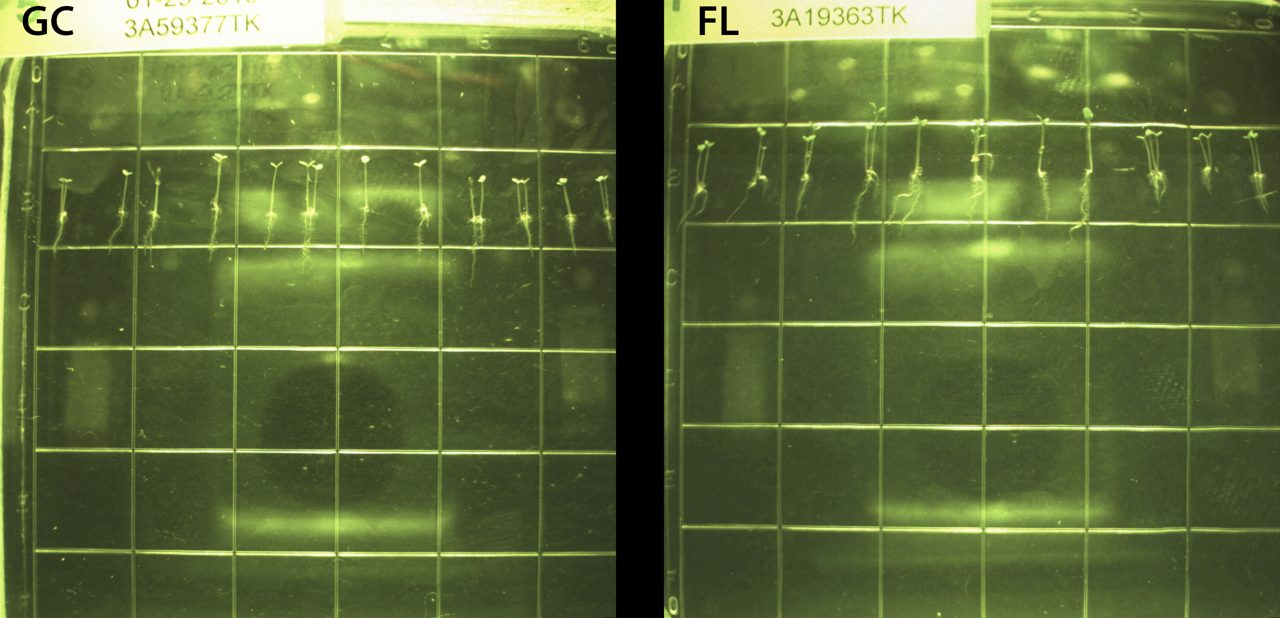
#> input picture samples/images/2010_1st.jpg, 1280 x 618 px
$ python grid_remove.py ../samples/images/2010_1st.jpg ../samples/images/2010_2nd.jpg
#> lines starting #> are read from the running program, lines starting #| are printed output that depends on the picture; after the words box and inside, x2 and y2 are one past the last pixel; in counts of white or black regions, pixels touching at a corner belong together
#> further down, arr is the input picture: shape (618, 1280, 3); mean R, G, B 93.6, 107.6, 58.1
"""Reference implementation of AstroRoot's plate-grid remover (developed on the ABRS data).
The browser version in app.js (removeGrid/removeGridCore) is a direct port of this.

Method: white top-hat isolates thin bright features; a directional grayscale opening keeps only
the long axis-aligned ones (the etched grid); those are inpainted (horizontal lines filled
vertically, vertical lines horizontally). Deterministic — no training; periodic grids are better
removed this way. Whatever it misses, the GUI lets the user hand-correct.

Usage:  python grid_remove.py input.jpg output.jpg
"""
import sys
import numpy as np
from PIL import Image

def _maxf1d(a, k, axis):
    if k < 2: return a
    r = k // 2; out = a.copy()
    for s in range(1, r + 1):
        out = np.maximum(out, np.roll(a, s, axis)); out = np.maximum(out, np.roll(a, -s, axis))
    return out
def _minf1d(a, k, axis):
    if k < 2: return a
    r = k // 2; out = a.copy()
    for s in range(1, r + 1):
        out = np.minimum(out, np.roll(a, s, axis)); out = np.minimum(out, np.roll(a, -s, axis))
    return out
def _open1d(a, k, axis): return _maxf1d(_minf1d(a, k, axis), k, axis)
def _open2d(a, k):
    e = _minf1d(_minf1d(a, k, 0), k, 1); return _maxf1d(_maxf1d(e, k, 0), k, 1)

def detect_grid(g, w, h):
    th = np.clip(g - _open2d(g, 15), 0, None)              # white top-hat: thin bright features
    respH = _open1d(th, max(9, w // 7), 1)                 # horizontally elongated -> H grid lines
    respV = _open1d(th, max(9, h // 3), 0)                 # vertically elongated (long, to spare roots)
    def thr(r):
        v = r[r > 0]; return (v.mean() + 1.0 * v.std()) if v.size else 1e9
    return respH > thr(respH), respV > thr(respV)

def remove_grid(rgb):
    g = rgb.astype(np.float32).mean(2); h, w = g.shape
#> after `h, w = g.shape`: h = 618; w = 1280
    gh, gv = detect_grid(g, w, h)
#> after the loop in _maxf1d, `for s in range(1, r + 1):`:
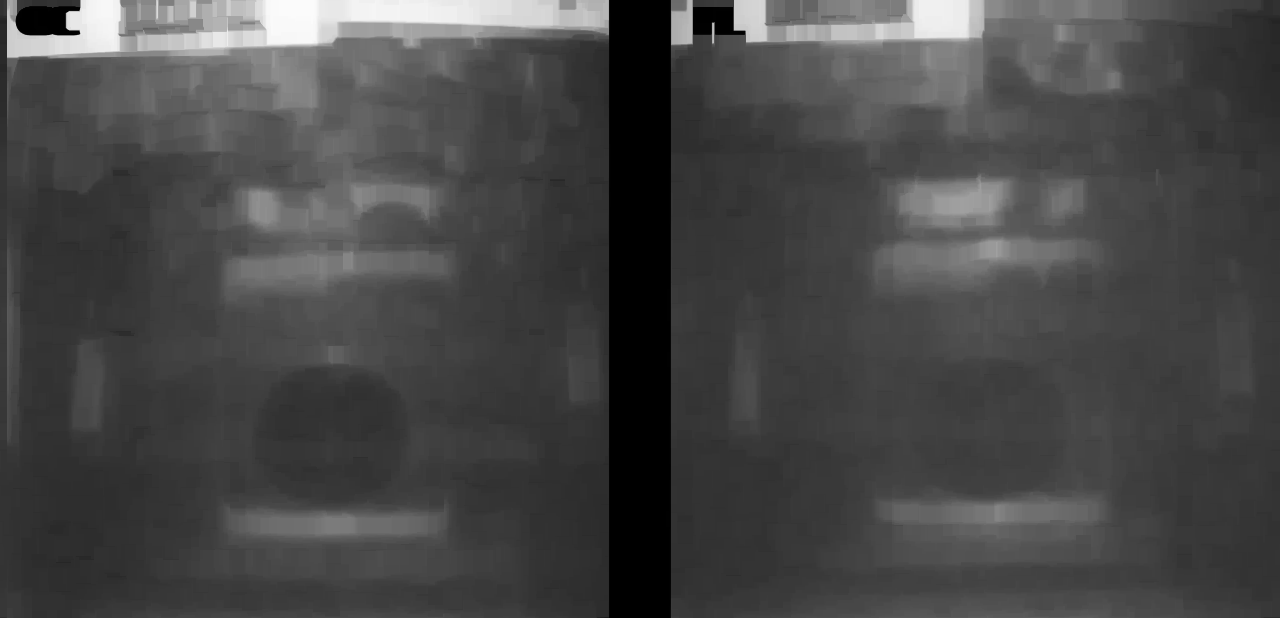
#> out: shape (618, 1280) float32; min 0, max 251.7, mean 71.4
#> call 3 of _minf1d, with k = 182, axis = 1
#> after the loop in _minf1d (call 3), `for s in range(1, r + 1):`:
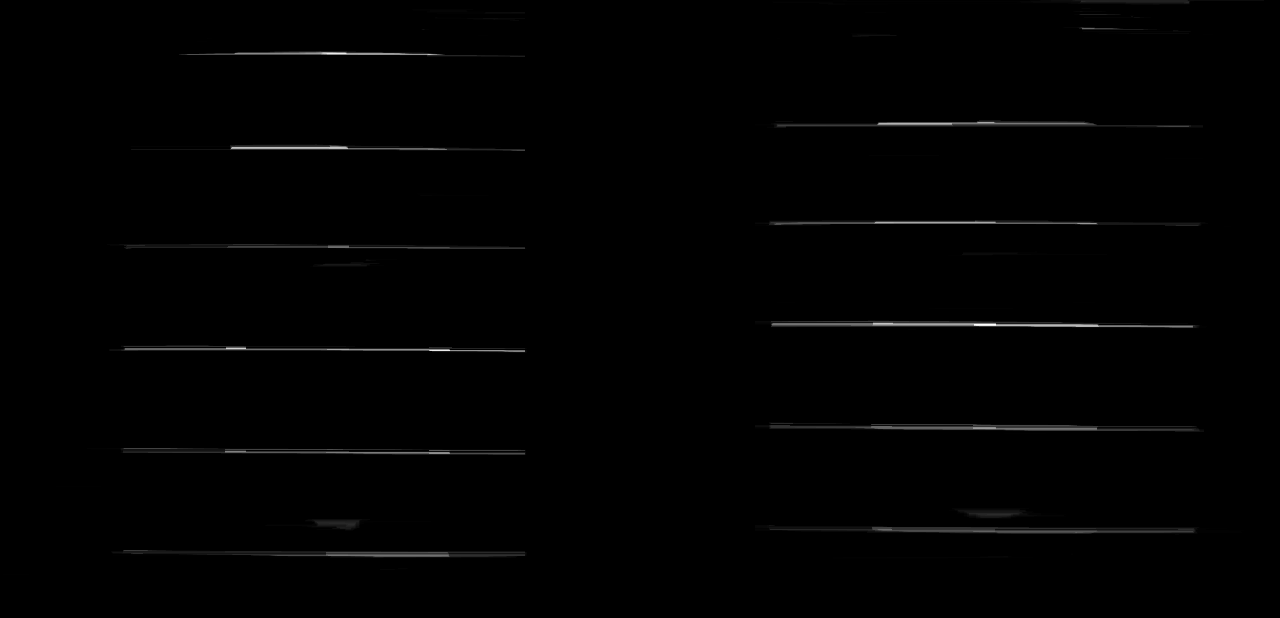
#> out: shape (618, 1280) float32; min 0, max 91.67, mean 0.6; drawn with min black and max white
#> call 4 of _minf1d, with k = 206, axis = 0
#> after the loop in _minf1d (call 4), `for s in range(1, r + 1):`:
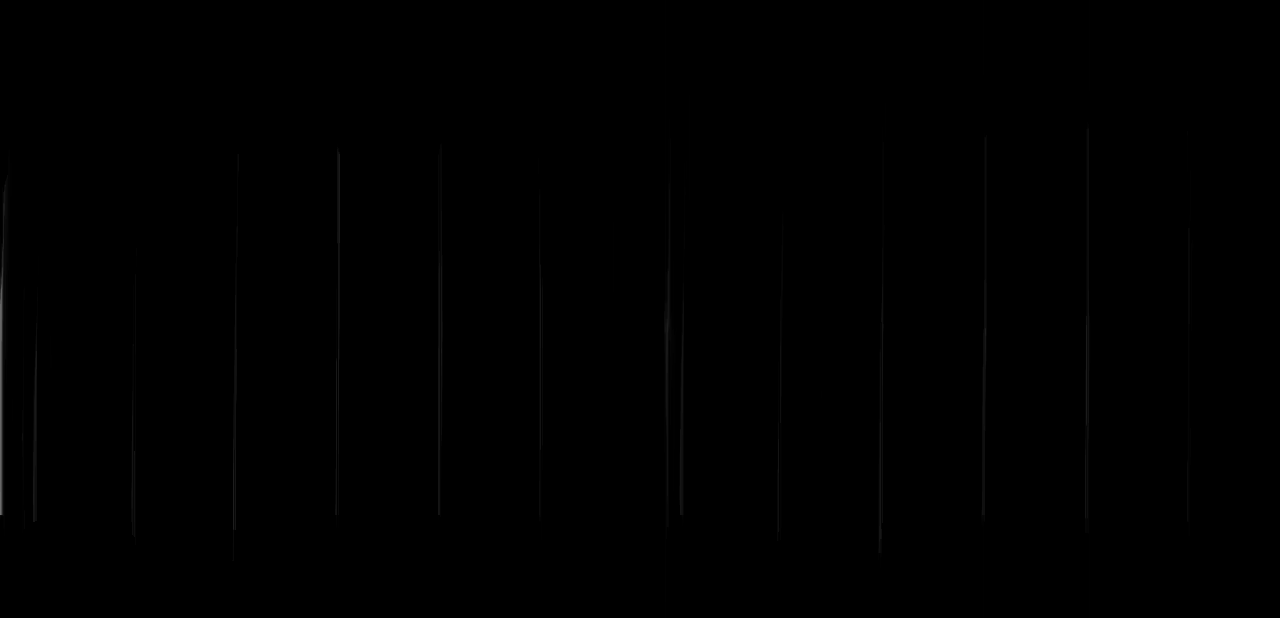
#> out: shape (618, 1280) float32; min 0, max 109.3, mean 0.3
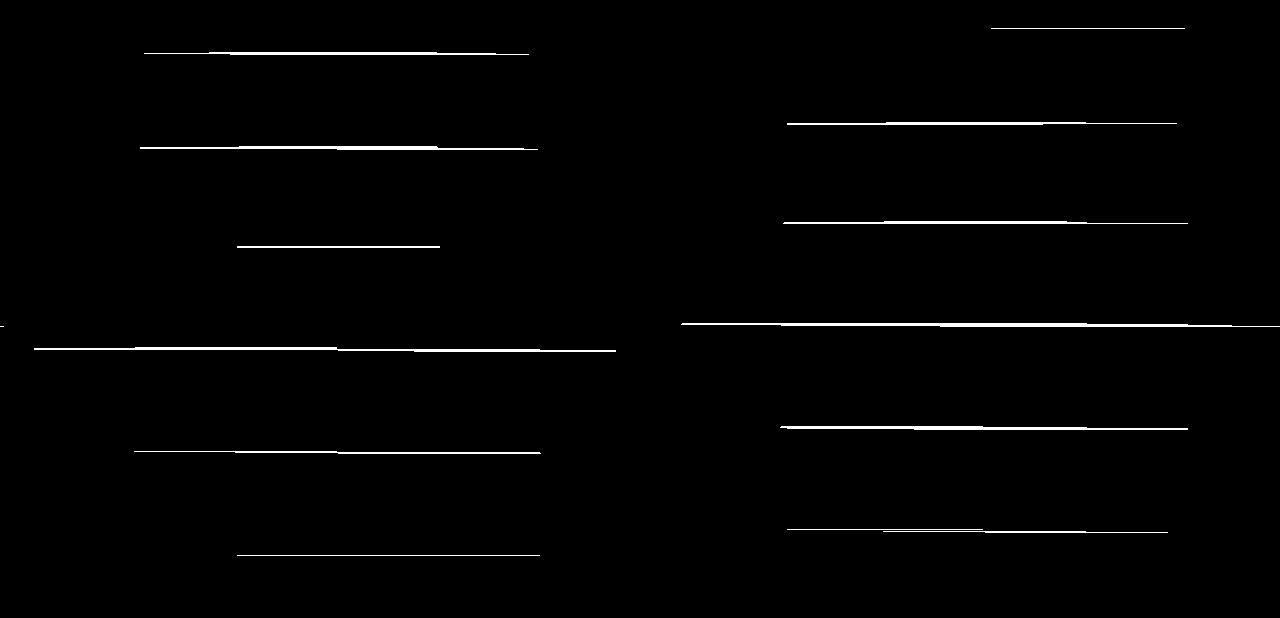
#> gh: shape (618, 1280) bool; 1.3% white; 14 white regions (1 under 20 px), largest, box (x1, y1, x2, y2) and area: (681, 323, 1280, 327) 1703, (34, 347, 616, 352) 1491, (780, 426, 1188, 430) 1184
#> gv: shape (618, 1280) bool; 0.45% white; 9 white regions (1 under 20 px), largest, box (x1, y1, x2, y2) and area: (0, 101, 5, 618) 1823, (1086, 222, 1087, 526) 304, (339, 51, 340, 346) 295
    out = rgb.astype(np.float32)
#> out: shape (618, 1280, 3) float32
    for mask, axis in [(gh, 0), (gv, 1)]:                  # H lines fill vertically; V lines horizontally
        for c in range(3):
            ch = out[..., c]; valid = ~mask
            for _ in range(8):
                s1 = np.roll(ch, 1, axis); s2 = np.roll(ch, -1, axis)
                m1 = np.roll(valid, 1, axis); m2 = np.roll(valid, -1, axis)
                cand = np.where(m1 & m2, (s1 + s2) / 2, np.where(m1, s1, np.where(m2, s2, ch)))
                newv = mask & (m1 | m2) & ~valid
                ch = np.where(newv, cand, ch); valid = valid | newv
            out[..., c] = ch
#> this loop made 2 passes
#> axis on passes 1 to 2: 0, 1
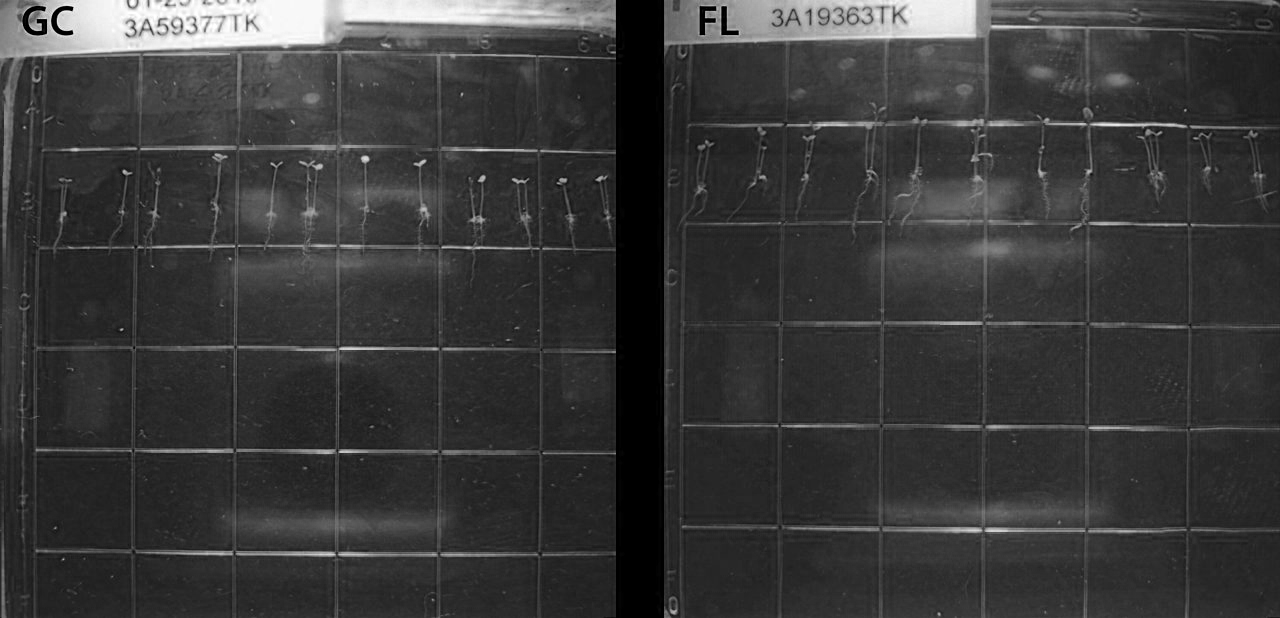
#> ch: shape (618, 1280) float32; min 0, max 255, mean 57.3
#> m1: shape (618, 1280) bool; every value is 1
    return np.clip(out, 0, 255).astype(np.uint8), (gh | gv)

if __name__ == "__main__":
    src, dst = sys.argv[1], sys.argv[2]
    arr = np.asarray(Image.open(src).convert("RGB"))
    clean, mask = remove_grid(arr)
    Image.fromarray(clean).save(dst)
    print(f"grid pixels: {100 * mask.mean():.1f}%  ->  {dst}")
#| grid pixels: 1.7%  ->  ../samples/images/2010_2nd.jpg
